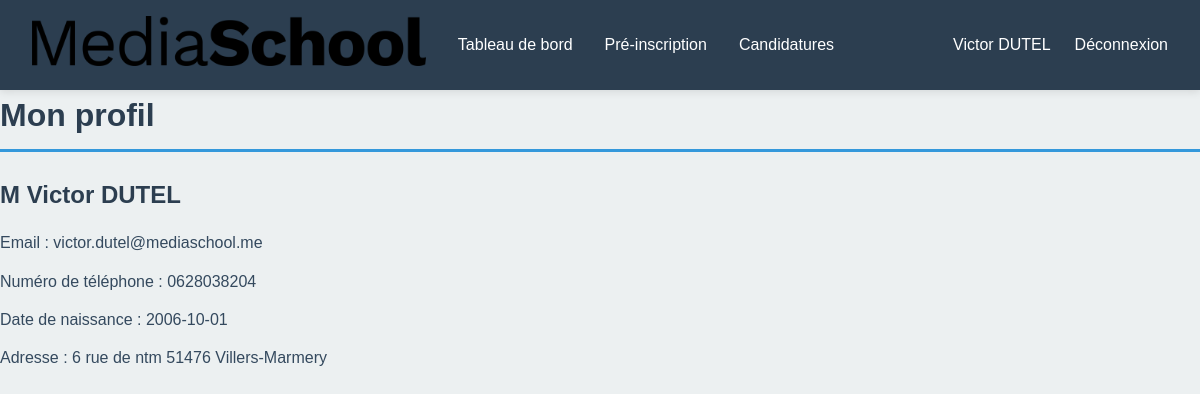
Page /users/eleve/profil.php (signed in) on the earlier database version.
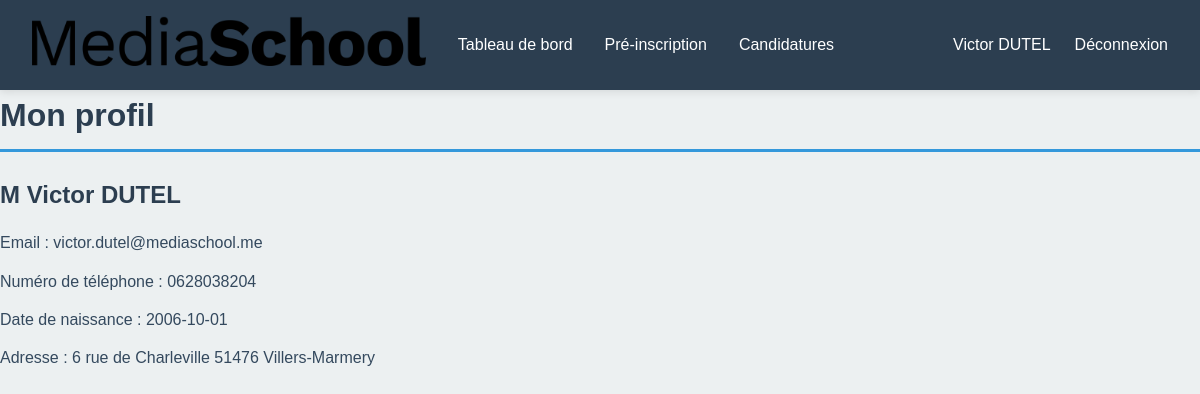
Same page on the later database version.
### tables this page shows
CREATE TABLE IF NOT EXISTS `eleve` (
  `id_eleve` int NOT NULL AUTO_INCREMENT,
  `nom` varchar(50) NOT NULL,
  `prenom` varchar(50) NOT NULL,
  `email` varchar(100) NOT NULL,
  `telephone` varchar(100) NOT NULL,
  `mdp` varchar(100) NOT NULL,
  `civilite` char(3) NOT NULL,
  `date_naissance` date DEFAULT NULL,
  `numero_rue` int NOT NULL,
  `rue` varchar(100) NOT NULL,
  `code_postal` varchar(10) NOT NULL,
  `ville` varchar(50) NOT NULL,
  `diplome` varchar(25) NOT NULL,
  `cv` varchar(100) NOT NULL,
  `lettre_motivation` varchar(100) NOT NULL,
  PRIMARY KEY (`id_eleve`)
);

### users/eleve/profil.php (the view, shortened to what this page needs)
<?php
require_once('../../connexion.php');
$profil = "SELECT * FROM eleve WHERE id_eleve = ?;";
$stmt = $pdo->prepare($profil);
$stmt->execute([$_SESSION['user'][0]['id_eleve']]);
$eleve = $stmt->fetchAll(PDO::FETCH_ASSOC);
?>
<!DOCTYPE html>
<html lang="fr">
<head>
    <link rel="stylesheet" href="../../style.css">
</head>
<body>
    <?php
        require_once "inc/header.php";
    ?>
    <div>
        <h1>Mon profil</h1>
        <?php
            if (count($eleve) == 0) {
                echo "<p>Aucune eleve trouvée.</p>";
            }
            else {
                echo "<div><h2>" . htmlspecialchars($eleve[0]['civilite']) . " " . htmlspecialchars($eleve[0]['prenom']) . " " . htmlspecialchars($eleve[0]['nom']) . "</h2>";
                echo "<p>Email : " . htmlspecialchars($eleve[0]['email']) . "</p>";
                echo "<p>Numéro de téléphone : " . htmlspecialchars($eleve[0]['telephone']) . "</p>";
                echo "<p>Date de naissance : " . htmlspecialchars($eleve[0]['date_naissance']) . "</p>";
                echo "<p>Adresse : " . htmlspecialchars($eleve[0]['numero_rue']) . " " . htmlspecialchars($eleve[0]['rue']). " " . htmlspecialchars($eleve[0]['code_postal']) . " " . htmlspecialchars($eleve[0]['ville']) . "</p></div>";
            }
        ?>
    </div>
</body>
</html>

Differences in the rows shown:
changed eleve "Victor": rue "rue de ntm" → "rue de Charleville"
